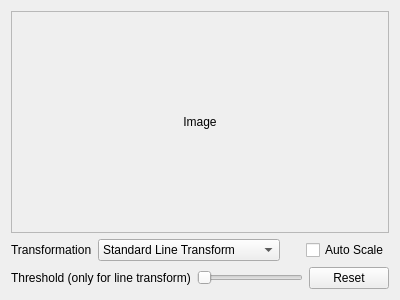
<?xml version="1.0" encoding="UTF-8"?>
<ui version="4.0">
 <class>HoughTransformation</class>
 <widget class="QWidget" name="HoughTransformation">
  <property name="windowModality">
   <enum>Qt::ApplicationModal</enum>
  </property>
  <property name="geometry">
   <rect>
    <x>0</x>
    <y>0</y>
    <width>400</width>
    <height>300</height>
   </rect>
  </property>
  <property name="windowTitle">
   <string>Hough Transformation</string>
  </property>
  <layout class="QGridLayout" name="gridLayout_2">
   <item row="0" column="0">
    <widget class="QScrollArea" name="imageScrollArea">
     <property name="widgetResizable">
      <bool>true</bool>
     </property>
     <widget class="QWidget" name="scrollAreaWidgetContents">
      <property name="geometry">
       <rect>
        <x>0</x>
        <y>0</y>
        <width>380</width>
        <height>221</height>
       </rect>
      </property>
      <layout class="QGridLayout" name="gridLayout">
       <item row="0" column="0">
        <widget class="QLabel" name="image">
         <property name="text">
          <string>Image</string>
         </property>
         <property name="alignment">
          <set>Qt::AlignCenter</set>
         </property>
        </widget>
       </item>
      </layout>
     </widget>
    </widget>
   </item>
   <item row="1" column="0">
    <layout class="QHBoxLayout" name="horizontalLayout_2">
     <item>
      <widget class="QLabel" name="transformation">
       <property name="text">
        <string>Transformation</string>
       </property>
      </widget>
     </item>
     <item>
      <widget class="QComboBox" name="transformComboBox">
       <item>
        <property name="text">
         <string>Standard Line Transform</string>
        </property>
       </item>
       <item>
        <property name="text">
         <string>Probabilistic Line Transform</string>
        </property>
       </item>
       <item>
        <property name="text">
         <string>Circle Transform</string>
        </property>
       </item>
      </widget>
     </item>
     <item>
      <spacer name="horizontalSpacer">
       <property name="orientation">
        <enum>Qt::Horizontal</enum>
       </property>
       <property name="sizeHint" stdset="0">
        <size>
         <width>40</width>
         <height>20</height>
        </size>
       </property>
      </spacer>
     </item>
     <item>
      <widget class="QCheckBox" name="autoScaleCheckBox">
       <property name="text">
        <string>Auto Scale</string>
       </property>
      </widget>
     </item>
    </layout>
   </item>
   <item row="2" column="0">
    <layout class="QHBoxLayout" name="horizontalLayout">
     <item>
      <widget class="QLabel" name="thresholdLabel">
       <property name="text">
        <string>Threshold (only for line transform)</string>
       </property>
      </widget>
     </item>
     <item>
      <widget class="QSlider" name="thresholdSlider">
       <property name="minimum">
        <number>50</number>
       </property>
       <property name="maximum">
        <number>200</number>
       </property>
       <property name="singleStep">
        <number>10</number>
       </property>
       <property name="orientation">
        <enum>Qt::Horizontal</enum>
       </property>
      </widget>
     </item>
     <item>
      <widget class="QPushButton" name="resetButton">
       <property name="text">
        <string>Reset</string>
       </property>
      </widget>
     </item>
    </layout>
   </item>
  </layout>
 </widget>
 <resources/>
 <connections/>
</ui>
